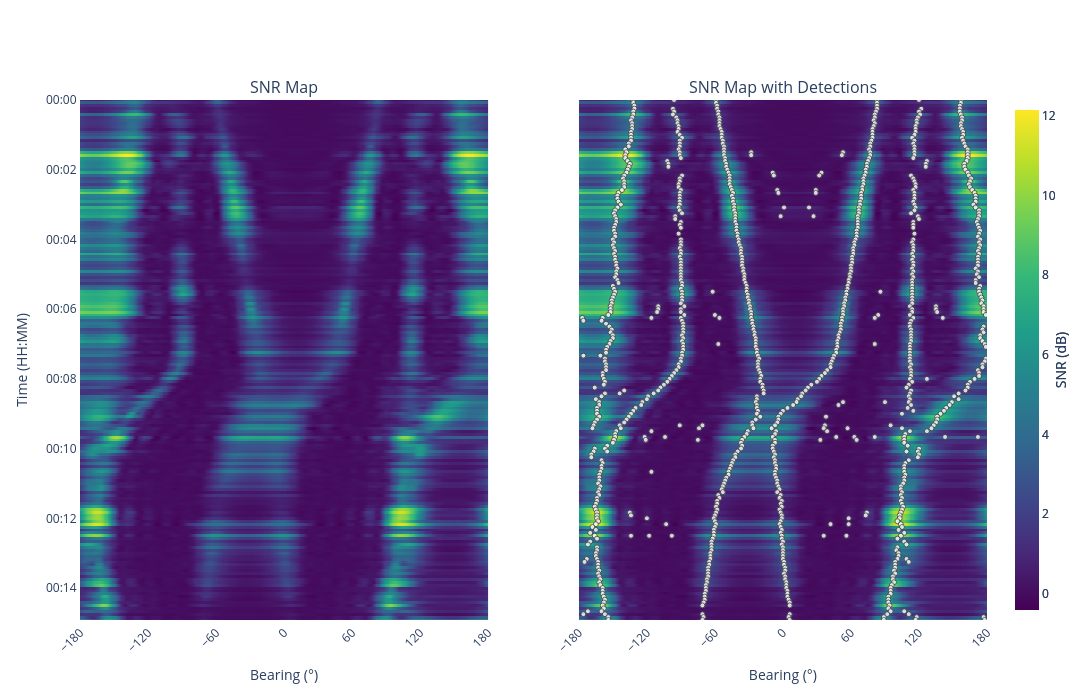

Notebook cell for this chart:
### Code cell
from plotly.subplots import make_subplots

fig = make_subplots(
    rows=1, cols=2, shared_yaxes=True, subplot_titles=("SNR Map", "SNR Map with Detections")
)

plot_btr(
    data=snr_map,
    timesteps=timesteps,
    steering_azimuths=np.rad2deg(steering_azimuths_rad),
    fig=fig, row=1, col=1
)
plot_btr(
    data=snr_map,
    detections=detections_for_plotter,
    timesteps=timesteps,
    steering_azimuths=np.rad2deg(steering_azimuths_rad),
    fig=fig, row=1, col=2
)

fig.update_layout(width=1200, height=700, yaxis2=dict(title=""))
fig.show()

### Figure 1 — Plotly figure (JSON) as saved in the notebook; plotly's stock layout.template omitted (floating-point values rounded to 4 significant figures; data arrays with more than 128 entries replaced by an {"elided": "..."} marker saying what was removed)
{"data": [{"colorbar": {"len": 1, "thickness": 24, "title": {"side": "right", "text": "SNR (dB)"}}, "colorscale": [[0, "#440154"], [0.1111, "#482878"], [0.2222, "#3e4989"], [0.3333, "#31688e"], [0.4444, "#26828e"], [0.5556, "#1f9e89"], [0.6667, "#35b779"], [0.7778, "#6ece58"], [0.8889, "#b5de2b"], [1, "#fde725"]], "type": "heatmap", "x": {"elided": "361 float values"}, "xaxis": "x", "y": {"elided": "180 str values"}, "yaxis": "y", "z": {"elided": "180x361 float values"}}, {"colorbar": {"len": 1, "thickness": 24, "title": {"side": "right", "text": "SNR (dB)"}}, "colorscale": [[0, "#440154"], [0.1111, "#482878"], [0.2222, "#3e4989"], [0.3333, "#31688e"], [0.4444, "#26828e"], [0.5556, "#1f9e89"], [0.6667, "#35b779"], [0.7778, "#6ece58"], [0.8889, "#b5de2b"], [1, "#fde725"]], "type": "heatmap", "x": {"elided": "361 float values"}, "xaxis": "x2", "y": {"elided": "180 str values"}, "yaxis": "y2", "z": {"elided": "180x361 float values"}}, {"legendgroup": "detections", "marker": {"color": "white", "line": {"width": 1}, "opacity": 0.8, "size": 5}, "mode": "markers", "name": "Detection", "type": "scatter", "x": {"elided": "1014 float values"}, "xaxis": "x2", "y": {"elided": "1014 str values"}, "yaxis": "y2"}], "layout": {"annotations": [{"font": {"size": 16}, "showarrow": false, "text": "SNR Map", "x": 0.225, "xanchor": "center", "xref": "paper", "y": 1, "yanchor": "bottom", "yref": "paper"}, {"font": {"size": 16}, "showarrow": false, "text": "SNR Map with Detections", "x": 0.775, "xanchor": "center", "xref": "paper", "y": 1, "yanchor": "bottom", "yref": "paper"}], "height": 700, "width": 1200, "xaxis": {"anchor": "y", "domain": [0, 0.45], "dtick": 60, "range": [-180, 180], "showline": true, "tick0": -180, "tickangle": -45, "tickmode": "linear", "title": {"text": "Bearing (°)"}}, "xaxis2": {"anchor": "y2", "domain": [0.55, 1], "dtick": 60, "range": [-180, 180], "showline": true, "tick0": -180, "tickangle": -45, "tickmode": "linear", "title": {"text": "Bearing (°)"}}, "yaxis": {"anchor": "x", "autorange": false, "domain": [0, 1], "range": ["2026-02-26T00:14:55", "2026-02-26T00:00:00"], "showline": true, "tickformat": "%H:%M", "title": {"text": "Time (HH:MM)"}}, "yaxis2": {"anchor": "x2", "autorange": false, "domain": [0, 1], "matches": "y", "range": ["2026-02-26T00:14:55", "2026-02-26T00:00:00"], "showline": true, "showticklabels": false, "tickformat": "%H:%M", "title": {"text": ""}}}}
